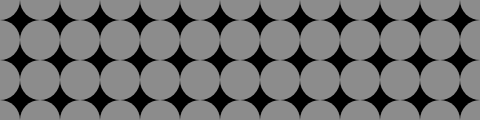
Frame 1 (no input)
Frame 60 (no input): identical to frame 1, image omitted
Frame 120 (the mouse pressed at the canvas centre since frame 60): identical to frame 1, image omitted

The p5.js sketch that drew this single still picture (run headless with seeded random() and noise() and a simulated clock; from frame 60 on, the mouse is pressed at the canvas centre):

// p5.js sketch
// ── sketch.js
function setup() {
  createCanvas(480, 120);
  noStroke();
}

function draw() {
  background(0);
  for (let y = 0; y <= height; y += 40) {
    for (let x = 0; x <= width; x += 40) {
      fill(255, 140);
      ellipse(x, y, 40, 40);
    }
  }
}

// https://editor.p5js.org/jht1493/sketches/bFe6Hk45R
// Ex_04_10 Embed for Loop

// https://github.com/lmccart/gswp5.js-code/blob/master/04_Variables/Ex_04_10.js
